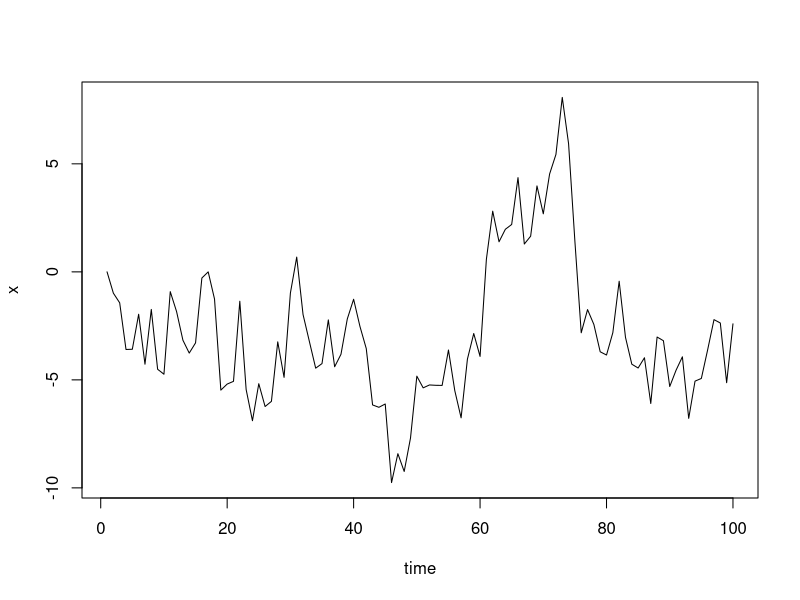
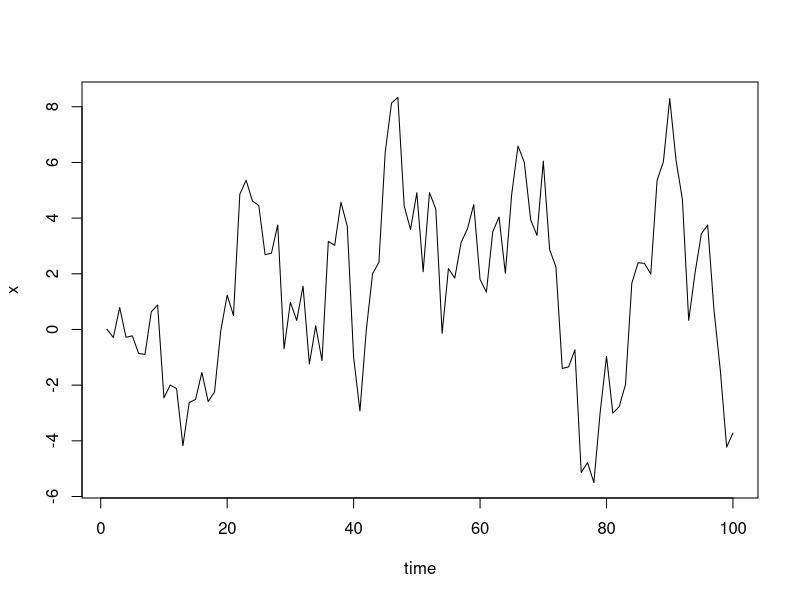
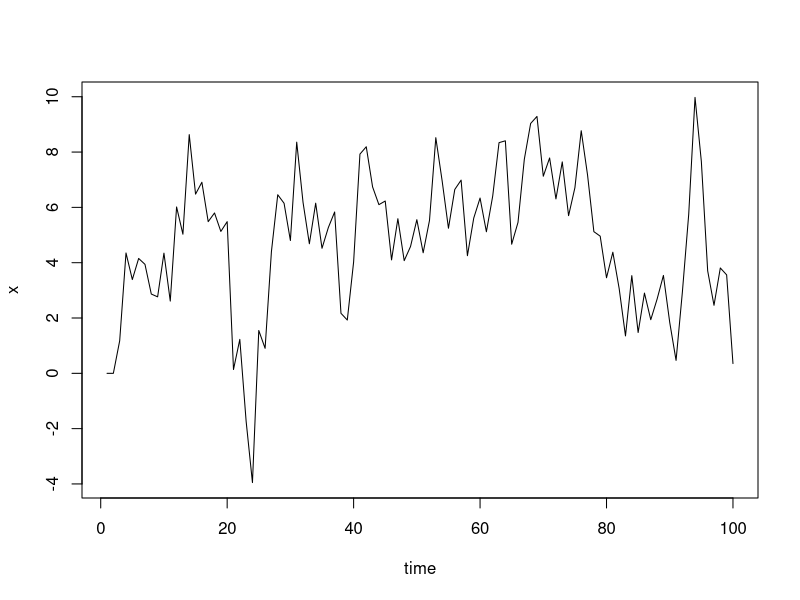

The R script that drew these images, in order:
# Simulates a Normal Auto Regressive (AR) process
# Author: Mattias Villani, Division of Statistics and Machine Learning, Linköping University
# http://mattiasvillani.com

# Simple process with zero mean
# x(t) = phi*x(t-1) + epsilon, epsilon ~ N(0,sigma^2)
SimNormalARProcess <- function(phi, sigma, T){
  x <- matrix(NA,T,1)
  x[1] <- 0 # Start the process in the point zero
  for (t in 2:T){
    x[t] <- phi*x[t-1] + rnorm(1, mean = 0, sd = sigma)
  }
  return(x)
}

# AR(1) process with nonzero mean mu
# x(t) = mu + phi*(x(t-1)-mu) + epsilon, epsilon ~ N(0,sigma^2)
SimNormalARProcessNonzeroMean <- function(phi, mu, sigma, T){
  x <- matrix(NA,T,1)
  x[1] <- 0 # Start the process in the point zero
  for (t in 2:T){
    x[t] <- mu + phi*(x[t-1] - mu) + rnorm(1, mean = 0, sd = sigma)
  }
  return(x)
}

# AR(2) process with nonzero mean mu
# x(t) = phi[1]*(x(t-1)-mu) + phi[2]*(x(t-2)-mu) + epsilon, epsilon ~ N(0,sigma^2)
SimNormalAR2ProcessNonzeroMean <- function(phi, mu, sigma, T){
  x <- matrix(NA,T,1)
  x[1:2] <- 0 # Start the process in the point zero
  for (t in 3:T){
    x[t] <- mu + phi[1]*(x[t-1] - mu) + 
      phi[2]*(x[t-2] - mu) + rnorm(1, mean = 0, sd = sigma)
  }
  return(x)
}

# Zero mean AR(1) process 
x <- SimNormalARProcess(phi=0.8, sigma = 2, T = 100)
plot(x, type = "l", xlab='time')

# Nonzero mean AR(1) process
x <- SimNormalARProcessNonzeroMean(phi=0.8, mu = 2, sigma = 2, T = 100)
plot(x, type = "l", xlab='time')

# Nonzero mean AR(2) process
x <- SimNormalAR2ProcessNonzeroMean(phi=c(0.7,0.1), mu = 2, sigma = 2, T = 100)
plot(x, type = "l", xlab='time')
